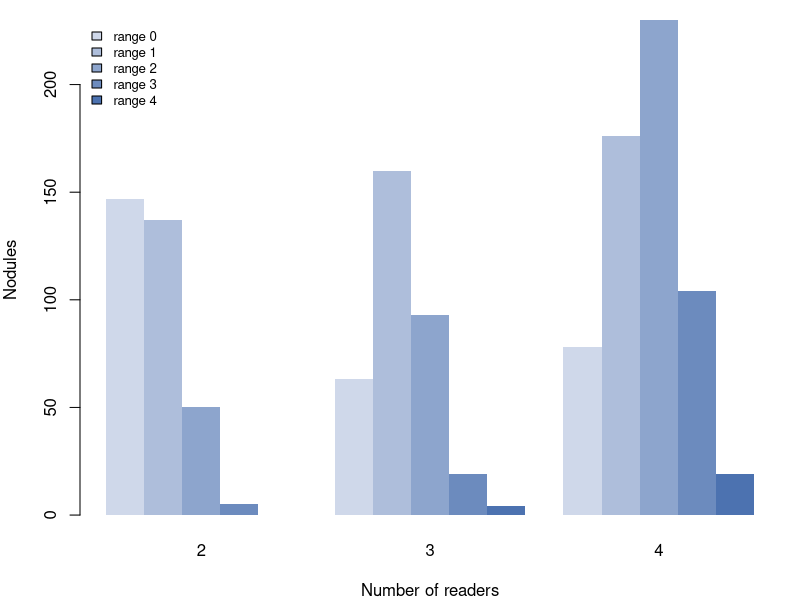

This chart was generated by the following R code:
# Run from the repository root:
#   Rscript codes/plots/eda/reader-agreement.R

nod <- read.csv("data/processed/nodules_train.csv", stringsAsFactors = FALSE)

BLUE <- "#4c72b0"

n <- rowSums(nod[paste0("C", 1:5)])
multi <- n >= 2
rng <- apply(nod[paste0("R", 1:4)], 1, function(r) diff(range(r, na.rm = TRUE)))
rng_tab <- table(n_readers = n[multi], range = factor(rng[multi], levels = 0:4))

pdf("codes/plots/eda/reader-agreement.pdf", width = 7, height = 4)
par(mar = c(4, 4, 1, 1))
barplot(t(rng_tab), beside = TRUE, col = colorRampPalette(c("#cfd8ea", BLUE))(5),
        border = NA, xlab = "Number of readers", ylab = "Nodules",
        legend.text = paste("range", 0:4),
        args.legend = list(x = "topleft", bty = "n", cex = 0.8))
invisible(dev.off())
